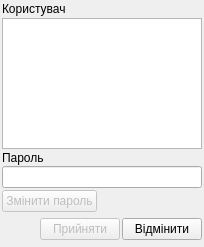
<?xml version="1.0" encoding="UTF-8"?>
<ui version="4.0">
 <class>tke_Dialog_login</class>
 <widget class="QDialog" name="tke_Dialog_login">
  <property name="geometry">
   <rect>
    <x>0</x>
    <y>0</y>
    <width>204</width>
    <height>247</height>
   </rect>
  </property>
  <property name="windowTitle">
   <string>Реєстрація</string>
  </property>
  <property name="windowIcon">
   <iconset resource="tke/tke_rc">
    <normaloff>:/pictures/pictures/cube.png</normaloff>:/pictures/pictures/cube.png</iconset>
  </property>
  <layout class="QGridLayout">
   <property name="margin">
    <number>2</number>
   </property>
   <property name="spacing">
    <number>2</number>
   </property>
   <item row="0" column="0">
    <layout class="QVBoxLayout">
     <property name="spacing">
      <number>1</number>
     </property>
     <property name="margin">
      <number>0</number>
     </property>
     <item>
      <widget class="QLabel" name="label_login">
       <property name="text">
        <string>Користувач</string>
       </property>
      </widget>
     </item>
    </layout>
   </item>
   <item row="3" column="0">
    <layout class="QHBoxLayout">
     <property name="spacing">
      <number>4</number>
     </property>
     <property name="margin">
      <number>0</number>
     </property>
     <item>
      <widget class="QPushButton" name="pushButton_change_password">
       <property name="enabled">
        <bool>false</bool>
       </property>
       <property name="text">
        <string>Змінити пароль</string>
       </property>
       <property name="icon">
        <iconset resource="tke/tke_rc">
         <normaloff>:/pictures/pictures/kolab-mdk.png</normaloff>:/pictures/pictures/kolab-mdk.png</iconset>
       </property>
       <property name="iconSize">
        <size>
         <width>12</width>
         <height>12</height>
        </size>
       </property>
      </widget>
     </item>
     <item>
      <spacer>
       <property name="orientation">
        <enum>Qt::Horizontal</enum>
       </property>
       <property name="sizeHint" stdset="0">
        <size>
         <width>40</width>
         <height>20</height>
        </size>
       </property>
      </spacer>
     </item>
    </layout>
   </item>
   <item row="2" column="0">
    <layout class="QVBoxLayout">
     <property name="spacing">
      <number>1</number>
     </property>
     <property name="margin">
      <number>0</number>
     </property>
     <item>
      <widget class="QLabel" name="label_password">
       <property name="text">
        <string>Пароль</string>
       </property>
      </widget>
     </item>
     <item>
      <widget class="QLineEdit" name="lineEdit_password">
       <property name="inputMask">
        <string/>
       </property>
       <property name="echoMode">
        <enum>QLineEdit::Password</enum>
       </property>
      </widget>
     </item>
    </layout>
   </item>
   <item row="4" column="0">
    <layout class="QHBoxLayout">
     <property name="spacing">
      <number>2</number>
     </property>
     <property name="margin">
      <number>0</number>
     </property>
     <item>
      <spacer>
       <property name="orientation">
        <enum>Qt::Horizontal</enum>
       </property>
       <property name="sizeHint" stdset="0">
        <size>
         <width>131</width>
         <height>31</height>
        </size>
       </property>
      </spacer>
     </item>
     <item>
      <widget class="QPushButton" name="okButton_login">
       <property name="enabled">
        <bool>false</bool>
       </property>
       <property name="text">
        <string>Прийняти</string>
       </property>
       <property name="icon">
        <iconset resource="tke/tke_rc">
         <normaloff>:/pictures/pictures/button_ok.png</normaloff>:/pictures/pictures/button_ok.png</iconset>
       </property>
       <property name="iconSize">
        <size>
         <width>12</width>
         <height>12</height>
        </size>
       </property>
      </widget>
     </item>
     <item>
      <widget class="QPushButton" name="cancelButton_login">
       <property name="text">
        <string>Відмінити</string>
       </property>
       <property name="icon">
        <iconset resource="tke/tke_rc">
         <normaloff>:/pictures/pictures/button_cancel.png</normaloff>:/pictures/pictures/button_cancel.png</iconset>
       </property>
       <property name="iconSize">
        <size>
         <width>12</width>
         <height>12</height>
        </size>
       </property>
      </widget>
     </item>
    </layout>
   </item>
   <item row="1" column="0">
    <widget class="QListWidget" name="listWidget_login"/>
   </item>
  </layout>
 </widget>
 <tabstops>
  <tabstop>lineEdit_password</tabstop>
  <tabstop>okButton_login</tabstop>
  <tabstop>cancelButton_login</tabstop>
  <tabstop>pushButton_change_password</tabstop>
 </tabstops>
 <resources>
  <include location="tke/tke_rc"/>
 </resources>
 <connections>
  <connection>
   <sender>cancelButton_login</sender>
   <signal>clicked()</signal>
   <receiver>tke_Dialog_login</receiver>
   <slot>reject()</slot>
   <hints>
    <hint type="sourcelabel">
     <x>369</x>
     <y>253</y>
    </hint>
    <hint type="destinationlabel">
     <x>179</x>
     <y>282</y>
    </hint>
   </hints>
  </connection>
 </connections>
</ui>
